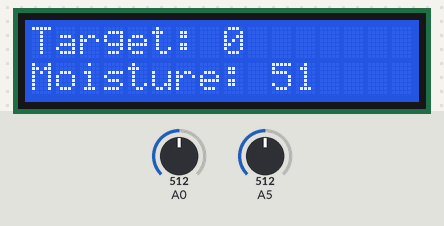
Recording of a sketch running on a simulated Arduino Uno, built with avr-gcc and run on an emulated ATmega328P. On the bench: 16×2 character LCD. The inputs (shaded band) are chosen by the test bench; at power-on: A0 = 512, A5 = 512.

Above: at 1.2 s.
1.3 s: A0 set to 370
At 1.61 s:
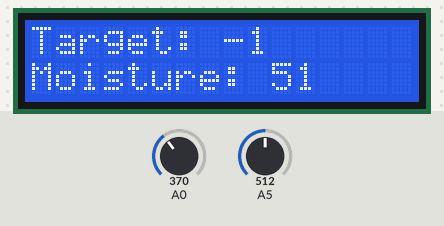
3.0 s: A5 set to 565
At 3.25 s:
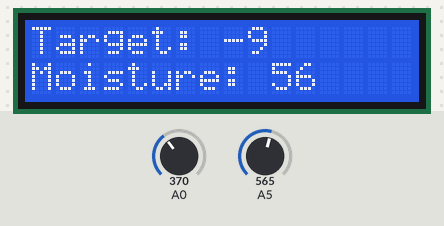
4.6 s: A5 set to 545
At 4.9 s:
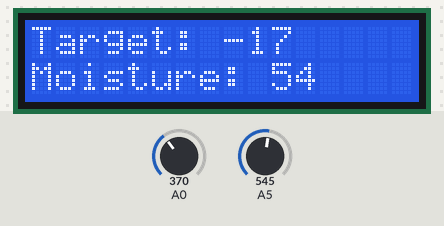
6.3 s: A0 set to 565
At 7.8 s:
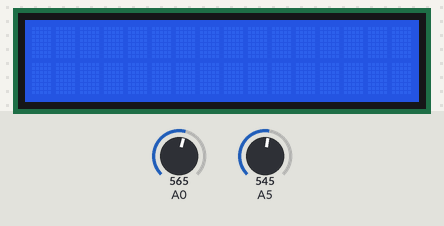
9.3 s: A0 set to 545
At 10.5 s:
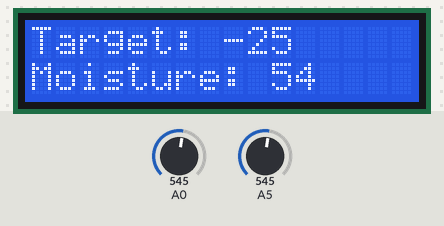
10.8 s: A0 set to 716
At 11.9 s:
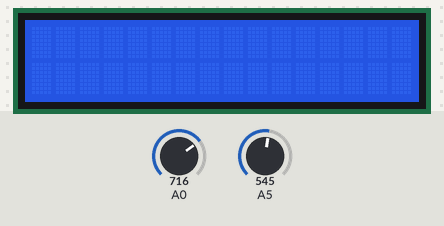
Timing chart, 0 to 13.8 s (numbered marks = the images above; inputs shaded):
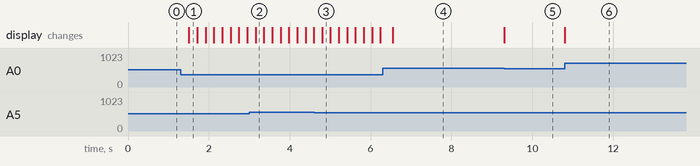

Measured:
- after the input at 1.3 s, the display: first changes after 0.20 s (image 1 shows a later state)
- after the input at 6.3 s, the display: changes after 0.25 s (image 4)
- after the input at 9.3 s, the display: changes at once (image 5)
- after the input at 10.8 s, the display: changes at once (image 6)

The sketch:

Plant_Code.ino
```cpp
//Sample using LiquidCrystal library
#include <LiquidCrystal.h>

// select the pins used on the LCD panel
LiquidCrystal lcd(8, 9, 4, 5, 6, 7);
 int desired_moisture = 0;
 int current_moisture1 = 0;
// define some values used by the panel and buttons
int lcd_key     = 0;
int adc_key_in  = 0;
#define btnRIGHT  0
#define btnUP     1
#define btnDOWN   2
#define btnLEFT   3
#define btnSELECT 4
#define btnNONE   5
int current_moisture = 0;
// read the buttons
int read_LCD_buttons()
{
 adc_key_in = analogRead(0);      // read the value from the sensor
 // my buttons when read are centered at these valies: 0, 144, 329, 504, 741
 // we add approx 50 to those values and check to see if we are close
 if (adc_key_in > 1000) return btnNONE; // We make this the 1st option for speed reasons since it will be the most likely result
 if (adc_key_in < 50)   return btnRIGHT;
 if (adc_key_in < 195)  return btnUP;
 if (adc_key_in < 380)  return btnDOWN;
 if (adc_key_in < 555)  return btnLEFT;
 if (adc_key_in < 790)  return btnSELECT;
 return btnNONE;  // when all others fail, return this...
}

void setup()
{
 pinMode(8, OUTPUT);
 lcd.begin(16, 2);              // start the library
 lcd.setCursor(0,0);

}

void loop()
{
  current_moisture1 = analogRead(A5);
  current_moisture = current_moisture1 / 10;
if (current_moisture < desired_moisture) {
       tone(A4, 1000, 500);  //Play a buzzer tone for half a second
  }


 lcd.setCursor(0,0);            // move cursor to second line "1" and 9 spaces over
      // display seconds elapsed since power-up
 lcd.print("Target: ");
 lcd.print(desired_moisture);

 lcd.setCursor(0,1);
 lcd.print("Moisture: ");
 lcd.print(current_moisture);
 lcd_key = read_LCD_buttons();  // read the buttons

 switch (lcd_key)               // depending on which button was pushed, we perform an action
 {
   case btnRIGHT:
     {

     break;
     }
   case btnLEFT:
     {

     break;
     }
   case btnUP:
     {


     desired_moisture++;
     delay(200);
     lcd.clear();
     break;
     }
   case btnDOWN:
     {


     desired_moisture--;
     delay(200);
     lcd.clear();
     break;
     }
   case btnSELECT:
     {
     lcd.clear();
     break;
     }
     case btnNONE:
     {

     break;
     }
 }

}
```
